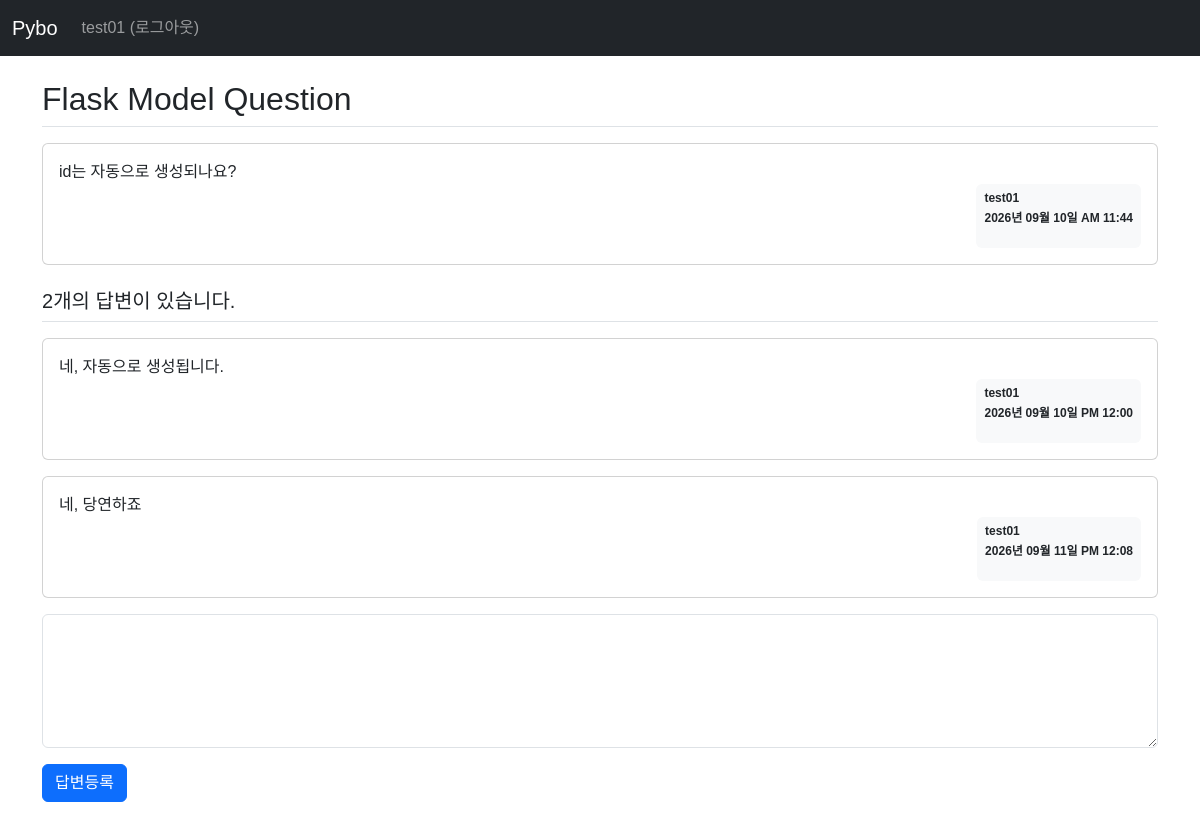
Screenshot of /question/detail/2 (signed in) with the database file from the repository.
### pybo/models.py (models this page shows)
class User(db.Model):
    id = db.Column(db.Integer, primary_key=True)
    username = db.Column(db.String(150), unique=True, nullable=False)
    password = db.Column(db.String(200), nullable=False)
    email = db.Column(db.String(120), unique=True, nullable=False)

class Question(db.Model):
    id = db.Column(db.Integer, primary_key=True)
    subject = db.Column(db.String(200), nullable=False)
    content = db.Column(db.Text, nullable=False)
    create_date = db.Column(db.DateTime, nullable=False)
    user_id = db.Column(db.Integer, db.ForeignKey('user.id', ondelete='CASCADE'), nullable=False)
    user = db.relationship('User', backref=db.backref('question_set'))

class Answer(db.Model):
    id = db.Column(db.Integer, primary_key=True)
    question_id = db.Column(db.Integer, db.ForeignKey('question.id', ondelete='CASCADE'))
    question = db.relationship(Question, backref=db.backref('answer_set'))
    content = db.Column(db.Text, nullable=False)
    create_date = db.Column(db.DateTime, nullable=False)
    user_id = db.Column(db.Integer, db.ForeignKey('user.id', ondelete='CASCADE'), nullable=False)
    user = db.relationship('User', backref=db.backref('answer_set'))

### pybo/views/question_views.py (the view)
@bp.route('/detail/<int:question_id>')
def detail(question_id):
    form = AnswerForm() # 질문 상세 탬플릿에 폼 추가
    question = Question.query.get_or_404(question_id)
    return render_template('question/question_detail.html', question=question, form=form)

### pybo/forms.py
class AnswerForm(FlaskForm):
    content = TextAreaField('내용', validators=[DataRequired('내용은 필수 입력 항목입니다.')])
    submit = SubmitField('답변등록')

### pybo/filter.py (called while the page is built)
def format_datetime(value, fmt:str='%Y년 %m월 %d일 %p %I:%M'):
    return value.strftime(fmt)

### pybo/views/auth_views.py (called while the page is built)
@bp.before_app_request
def load_logged_in_user():
    user_id = session.get('user_id')
    if user_id is None:
        g.user = None
    else:
        g.user = User.query.get(user_id)

### pybo/templates/question/question_detail.html (shortened to what this page needs)
{% extends 'base.html' %}
{% block content %}
<div class="container my-3">
    <h2 class="border-bottom py-2">{{ question.subject }}</h2>
    <div class="card my-3">
        <div class="card-body">
            <div class="card-text" style="white-space: pre-line;">{{ question.content }}</div>
            <div class="d-flex justify-content-end">
                <div class="badge bg-light text-dark p-2">
                    <p class="mb-2 text-start">{{ question.user.username }}</p>
                    <p>{{ question.create_date | datetime }}</p>
                </div>
            </div>
        </div>
    </div>
    <h5 class="border-bottom my-3 py-2">{{ question.answer_set|length }}개의 답변이 있습니다.</h5>
    {% for answer in question.answer_set %}
    <div class="card my-3">
        <div class="card-body">
            <div class="card-text" style="white-space: pre-line;">{{ answer.content }}</div>
            <div class="d-flex justify-content-end">
                <div class="badge bg-light text-dark p-2">
                    <p class="mb-2 text-start">{{ answer.user.username }}</p>
                    <p>{{ answer.create_date | datetime }}</p>
                </div>
            </div>
        </div>
    </div>
    {% endfor %}
    <form action="{{ url_for('answer.create', question_id=question.id) }}" method="post" class="my-3" novalidate>
        <div class="mb-3">
            {{ form.content(class='form-control', rows='5', disabled=(not g.user)) }}
        </div>
        {{ form.submit(class="btn btn-primary", disabled=(not g.user)) }}
    </form>
</div>
{% endblock %}

### pybo/templates/navbar.html (shortened to what this page needs)
<nav class="navbar bg-dark navbar-expand-sm" data-bs-theme="dark">
    <div class="container-fluid">
        <a class="navbar-brand" href="{{ url_for('main.index') }}">Pybo</a>
        <div class="collapse navbar-collapse" id="navbarNav">
            {% if g.user %}
            <ul class="navbar-nav">
                <li class="nav-item">
                    <a class="nav-link" href="{{ url_for('auth.logout') }}">{{ g.user.username }} (로그아웃)</a>
                </li>
            </ul>
            {% endif %}
        </div>
    </div>
</nav>

### pybo/static/style.css (style rules this page uses)
body { font-family: "Noto Sans KR", sans-serif; font-weight: 400; }

### rows the page displays
User: user.username "test01"
Question: subject "Flask Model Question", content "id는 자동으로 생성되나요?", create_date "2026년 09월 10일 AM 11:44"
Answer: content "네, 자동으로 생성됩니다.", user.username "test01", create_date "2026년 09월 10일 PM 12:00"
Answer: content "네, 당연하죠", user.username "test01", create_date "2026년 09월 11일 PM 12:08"

### other values shown
{{ question.answer_set|length }} "2"
